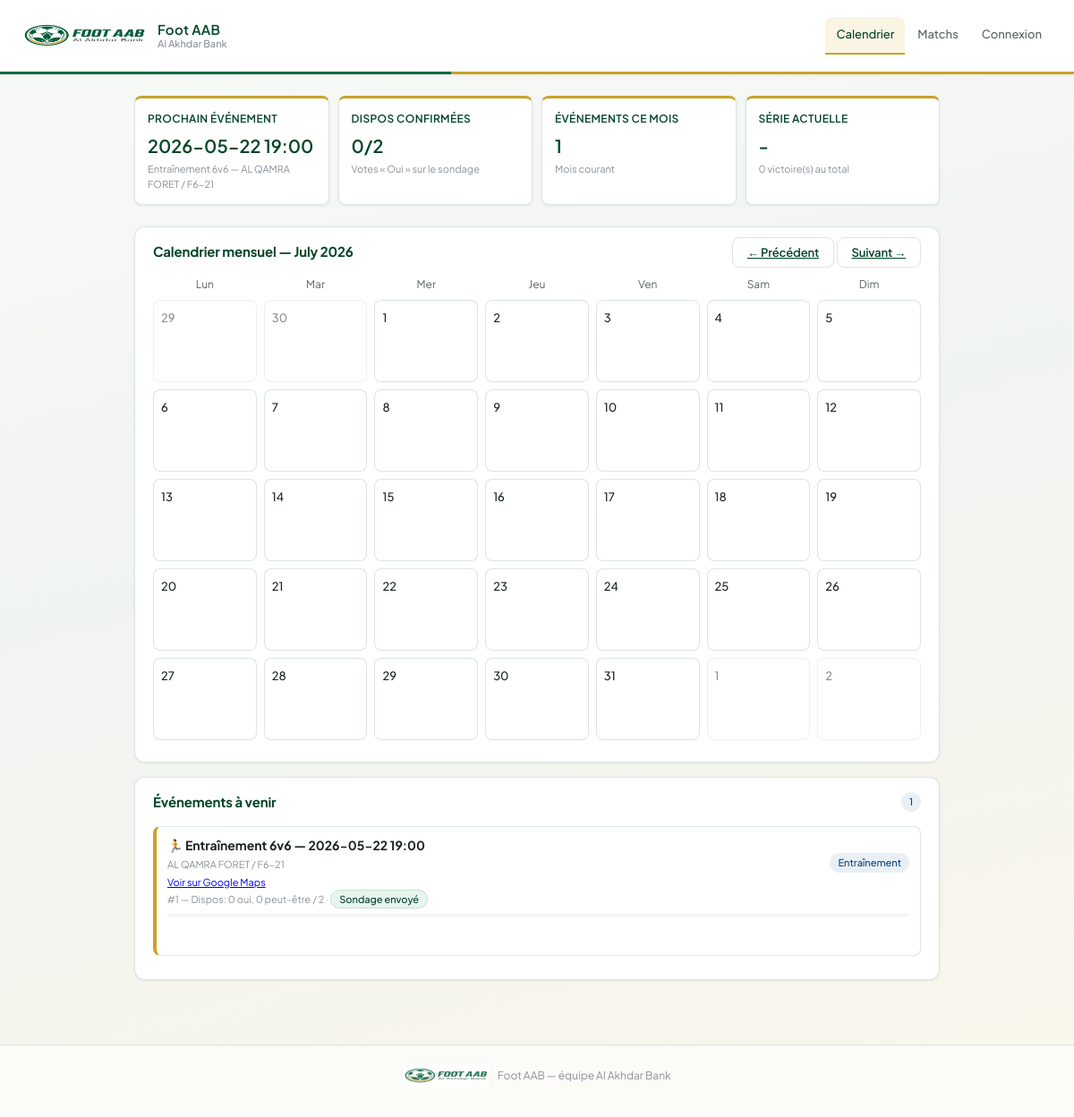
Screenshot of /calendrier?month=7&year=2026 with the database file from the repository.
### tables this page shows
CREATE TABLE matches (
  id INTEGER PRIMARY KEY AUTOINCREMENT,
  date TEXT NOT NULL,
  time TEXT NOT NULL,
  location TEXT DEFAULT 'Terrain habituel',
  status TEXT DEFAULT 'scheduled',
  created_at DATETIME DEFAULT CURRENT_TIMESTAMP
, score_a INTEGER DEFAULT NULL, score_b INTEGER DEFAULT NULL, notes TEXT, homme_du_match TEXT, event_kind TEXT DEFAULT 'training', opponent TEXT, format TEXT DEFAULT '5v5', maps_url TEXT, poll_message_id TEXT, poll_requested_at DATETIME, poll_sent_at DATETIME, lineup_notify_requested_at DATETIME, lineup_notified_at DATETIME, poll_delete_requested_at DATETIME, poll_republish_requested_at DATETIME);

### webapp/routes/calendar.py (the view)
@calendar_bp.route("/calendrier", methods=["GET"])
def calendar_page():
    conn = current_app.get_db_connection()
    today = date.today()
    req_month = request.args.get("month", type=int) or today.month
    req_year = request.args.get("year", type=int) or today.year
    req_month = 1 if req_month < 1 else 12 if req_month > 12 else req_month
    req_year = max(1970, req_year)
    total_players = (
        conn.execute("SELECT COUNT(*) AS count FROM players WHERE active = 1").fetchone()["count"] or 0
    )
    rows = conn.execute(
        """
        SELECT
          m.id,
          m.date,
          m.time,
          m.location,
          m.status,
          m.event_kind,
          m.opponent,
          m.format,
          m.maps_url,
          m.notes,
          m.poll_sent_at,
          m.lineup_notified_at,
          m.score_a,
          m.score_b,
          COALESCE(SUM(CASE WHEN a.status = 'yes' THEN 1 ELSE 0 END), 0) AS yes_count,
          COALESCE(SUM(CASE WHEN a.status = 'maybe' THEN 1 ELSE 0 END), 0) AS maybe_count
        FROM matches m
        LEFT JOIN availabilities a ON a.match_id = m.id
        GROUP BY m.id
        ORDER BY m.date ASC, m.time ASC
        """
    ).fetchall()
    matches = []
    date_index = {}
    for row in rows:
        item = dict(row)
        item_date = _parse_date(item["date"])
        item["date_obj"] = item_date
        item["yes_count"] = int(item["yes_count"] or 0)
        item["maybe_count"] = int(item["maybe_count"] or 0)
        item["total_players"] = int(total_players)
        item["pct_dispo"] = round((item["yes_count"] / total_players) * 100, 1) if total_players else 0
        item["event_type"] = _event_type_for_row(item)
        item["poll_sent"] = bool(item.get("poll_sent_at"))
        matches.append(item)
        if item_date:
            date_key = item_date.isoformat()
            date_index.setdefault(date_key, []).append(item)
    next_match = next(
        (m for m in matches if str(m.get("status") or "").lower() in ("scheduled", "training")),
        None,
    )
    next_match_dispos = next_match["yes_count"] if next_match else 0
    current_month_key = f"{today.year:04d}-{today.month:02d}"
    matches_this_month = sum(1 for m in matches if str(m.get("date", "")).startswith(current_month_key))
    wins = sum(
        1
        for m in matches
        if m.get("score_a") is not None and m.get("score_b") is not None and m["score_a"] > m["score_b"]
    )
    played = [
        m
        for m in sorted(
            (x for x in matches if x.get("score_a") is not None and x.get("score_b") is not None),
            key=lambda item: (item["date"], item["time"]),
            reverse=True,
        )
    ]
    streak = _current_streak(played)
    month_name = month_calendar.month_name[req_month]
    cal = month_calendar.Calendar(firstweekday=0)
    weeks = []
    for week in cal.monthdatescalendar(req_year, req_month):
        week_cells = []
        for day in week:
            iso = day.isoformat()
            day_events = date_index.get(iso, [])
            week_cells.append(
                {
                    "day": day.day,
                    "iso": iso,
                    "in_month": day.month == req_month,
                    "is_today": day == today,
                    "events": day_events,
                    "has_match": any(ev["event_type"] == "match" for ev in day_events),
                    "has_training": any(ev["event_type"] == "training" for ev in day_events),
                    "first_match_id": next((ev["id"] for ev in day_events if ev["event_type"] == "match"), None),
                }
            )
        weeks.append(week_cells)
    prev_month = req_month - 1 or 12
    prev_year = req_year - 1 if req_month == 1 else req_year
    next_month = req_month + 1 if req_month < 12 else 1
    next_year = req_year + 1 if req_month == 12 else req_year
    upcoming_events = [m for m in matches if m["date_obj"] and m["date_obj"] >= today]
    conn.close()
    stats = {
        "next_match": next_match,
        "next_match_dispos": next_match_dispos,
        "total_players": int(total_players),
        "matches_this_month": matches_this_month,
        "wins": wins,
        "current_streak": streak,
    }
    return render_template(
        "calendar.html",
        active_page="cal",
        matches=matches,
        current_month=req_month,
        current_year=req_year,
        month_name=month_name,
        calendar_weeks=weeks,
        upcoming_events=upcoming_events,
        prev_month=prev_month,
        prev_year=prev_year,
        next_month=next_month,
        next_year=next_year,
        stats=stats,
        formats=sorted(VALID_FORMATS),
        admin_token_configured=bool(os.getenv("ADMIN_TOKEN", "").strip()),
        user_is_admin=is_session_admin(),
    )

### webapp/auth_utils.py (called while the page is built)
def is_authenticated():
    return bool(session.get("player_id") and session.get("auth"))

def is_session_admin():
    return is_authenticated() and bool(session.get("is_admin"))

### webapp/routes/calendar.py (called while the page is built, shortened)
def _parse_date(value):
    try:
        return datetime.strptime(value, "%Y-%m-%d").date()
    except (TypeError, ValueError):
        return None

def _current_streak(matches):
    if not matches:
        return "-"

def _event_type_for_row(item):
    if str(item.get("event_kind") or "").lower() == "match":
        return "match"
    status_key = str(item.get("status") or "").lower()
    if status_key in ("training", "entrainement"):
        return "training"
    if status_key in ("scheduled", "done", "cancelled"):
        return "training" if str(item.get("event_kind") or "training") == "training" else "match"
    return "other"

### webapp/templates/calendar.html (shortened to what this page needs)
{% extends "base.html" %}
{% block content %}
<section class="metrics">
  <article class="metric">
    <div class="metric-label">Prochain événement</div>
    <div class="metric-val">
      {% if stats.next_match %}
        {{ stats.next_match.date }} {{ stats.next_match.time }}
      {% else %}
        --
      {% endif %}
    </div>
    <div class="metric-sub">
      {% if stats.next_match %}
        {% if stats.next_match.event_kind == 'match' %}
          Match vs {{ stats.next_match.opponent }} ({{ stats.next_match.format }})
        {% else %}
          Entraînement {{ stats.next_match.format }} — {{ stats.next_match.location }}
        {% endif %}
      {% else %}
        Rien de planifié
      {% endif %}
    </div>
  </article>
  <article class="metric">
    <div class="metric-label">Dispos confirmées</div>
    <div class="metric-val">{{ stats.next_match_dispos }}/{{ stats.total_players }}</div>
    <div class="metric-sub">Votes « Oui » sur le sondage</div>
  </article>
  <article class="metric">
    <div class="metric-label">Événements ce mois</div>
    <div class="metric-val">{{ stats.matches_this_month }}</div>
    <div class="metric-sub">Mois courant</div>
  </article>
  <article class="metric">
    <div class="metric-label">Série actuelle</div>
    <div class="metric-val">{{ stats.current_streak }}</div>
    <div class="metric-sub">{{ stats.wins }} victoire(s) au total</div>
  </article>
</section>
<section class="card">
  <header class="card-title">
    <span>Calendrier mensuel — {{ month_name }} {{ current_year }}</span>
    <span>
      <a class="btn" href="/calendrier?month={{ prev_month }}&year={{ prev_year }}">← Précédent</a>
      <a class="btn" href="/calendrier?month={{ next_month }}&year={{ next_year }}">Suivant →</a>
    </span>
  </header>
  <div class="calendar-grid calendar-head">
    <div>Lun</div><div>Mar</div><div>Mer</div><div>Jeu</div><div>Ven</div><div>Sam</div><div>Dim</div>
  </div>
  {% for week in calendar_weeks %}
  <div class="calendar-grid">
    {% for cell in week %}
    <div class="calendar-cell {{ 'out-month' if not cell.in_month }} {{ 'today' if cell.is_today }} {{ 'has-match' if cell.has_match }}">
      <span>{{ cell.day }}</span>
    </div>
    {% endfor %}
  </div>
  {% endfor %}
</section>
<section class="card">
  <header class="card-title">
    <span>Événements à venir</span>
    <span class="badge badge-blue">{{ upcoming_events|length }}</span>
  </header>
  {% for event in upcoming_events %}
  <article class="event-card event-{{ event.event_type }}" data-match-id="{{ event.id }}">
    <div class="event-top">
      <div>
        <strong>
          {% if event.event_kind == 'match' %}
            ⚽ Match vs {{ event.opponent }}
          {% else %}
            🏃 Entraînement {{ event.format }}
          {% endif %}
          — {{ event.date }} {{ event.time }}
        </strong>
        <div class="metric-sub">{{ event.location }}</div>
        {% if event.maps_url %}
        <div class="metric-sub"><a href="{{ event.maps_url }}" target="_blank" rel="noopener">Voir sur Google Maps</a></div>
        {% endif %}
      </div>
      {% if event.event_kind == 'match' %}
      <span class="badge badge-green">Match</span>
      {% else %}
      <span class="badge badge-blue">Entraînement</span>
      {% endif %}
    </div>
    <div class="metric-sub">
      #{{ event.id }} — Dispos: {{ event.yes_count }} oui, {{ event.maybe_count }} peut-être / {{ event.total_players }}
      {% if event.poll_sent %} · <span class="badge badge-green">Sondage envoyé</span>{% endif %}
    </div>
    <div class="progress-bar">
    </div>
    <p class="event-action-feedback metric-sub" data-feedback-for="{{ event.id }}"></p>
  </article>
  {% else %}
  <p class="metric-sub">Aucun événement à venir.</p>
  {% endfor %}
</section>
{% endblock %}

### webapp/static/css/style.css (style rules this page uses)
:root { --green: #006b3f; --green-dark: #004529; --green-light: #e8f4ee; --gold: #c9a227; --gold-dark: #9a7b12; --gold-light: #faf4e3; --silver: #8a9199; --red-accent: #c41e3a; --red: #c41e3a; --red-light: #fce8ec; --amber: var(--gold); --amber-light: var(--gold-light); --blue: #3d6b8c; --blue-light: #e8f0f6; --border: rgba(0, 75, 45, 0.14); --radius-md: 8px; --radius-lg: 12px; --bg: #ffffff; --bg-secondary: #f4f7f5; --text: #1c2420; --text-secondary: #5c6560; --text-tertiary: #8a9199; --shadow-sm: 0 1px 3px rgba(0, 69, 41, 0.08); --shadow-md: 0 4px 16px rgba(0, 69, 41, 0.1); }
body { margin: 0; font-family: "Plus Jakarta Sans", "Segoe UI", system-ui, sans-serif; font-size: 14px; line-height: 1.5; background: linear-gradient(165deg, #f8faf8 0%, #f0f4f1 45%, #faf6eb 100%); color: var(--text); min-height: 100vh; -webkit-font-smoothing: antialiased; }
.metrics { display: grid; grid-template-columns: repeat(4, 1fr); gap: 10px; margin-bottom: 1.5rem; }
.metric { background: var(--bg); border: 1px solid var(--border); border-top: 3px solid var(--gold); border-radius: var(--radius-md); padding: 14px; box-shadow: var(--shadow-sm); }
.metric-label { font-size: 12px; font-weight: 600; color: var(--green-dark); margin-bottom: 6px; letter-spacing: 0.03em; text-transform: uppercase; }
.metric-val { font-size: 20px; font-weight: 600; color: var(--green-dark); }
.metric-sub { font-size: 11px; color: var(--text-tertiary); margin-top: 3px; }
.card { background: var(--bg); border: 1px solid var(--border); border-radius: var(--radius-lg); padding: 1rem 1.25rem; margin-bottom: 1rem; box-shadow: var(--shadow-sm); }
.card-title { font-size: 15px; font-weight: 700; color: var(--green-dark); margin-bottom: 1rem; display: flex; align-items: center; gap: 8px; justify-content: space-between; letter-spacing: -0.01em; }
.badge { font-size: 11px; padding: 3px 9px; border-radius: 20px; font-weight: 500; }
.badge-green { background: var(--green-light); color: var(--green-dark); border: 1px solid rgba(0, 107, 63, 0.15); }
.badge-blue { background: var(--blue-light); color: #0C447C; }
.btn { padding: 8px 16px; border: 1.5px solid var(--border); border-radius: var(--radius-md); background: var(--bg); color: var(--green-dark); cursor: pointer; font-size: 13px; font-weight: 600; font-family: inherit; transition: background 0.15s, border-color 0.15s, color 0.15s, box-shadow 0.15s; }
.progress-bar { height: 5px; background: var(--bg-secondary); border-radius: 3px; overflow: hidden; margin-top: 6px; }
.calendar-grid { display: grid; grid-template-columns: repeat(7, 1fr); gap: 8px; margin-bottom: 8px; }
.calendar-head div { font-size: 12px; color: var(--text-secondary); text-align: center; }
.calendar-cell { min-height: 74px; border: 0.5px solid var(--border); border-radius: var(--radius-md); padding: 8px; background: white; }
.calendar-cell a, .calendar-cell span { font-size: 13px; color: var(--text); text-decoration: none; font-weight: 500; }
.calendar-cell.out-month { opacity: 0.5; }
.event-card { border: 0.5px solid var(--border); border-left-width: 4px; border-radius: var(--radius-md); padding: 10px 12px; margin-bottom: 10px; background: white; }
.event-training { border-left-color: var(--gold); }
.event-top { display: flex; align-items: center; justify-content: space-between; gap: 8px; }
.event-action-feedback { margin-top: 8px; min-height: 1.2em; }

### rows the page displays
matches: next_match "2026-05-22", next_match.time "19:00", next_match.format "6v6", next_match.location "AL QAMRA FORET / F6-21", format "6v6", date "2026-05-22", time "19:00", location "AL QAMRA FORET / F6-21", event_kind "Entraînement", id "1", yes_count "0", maybe_count "0", total_players "2"

### other values shown
{{ stats.next_match_dispos }} "0"
{{ stats.total_players }} "2"
{{ stats.matches_this_month }} "1"
{{ stats.current_streak }} "-"
{{ stats.wins }} "0"
{{ month_name }} "July"
{{ current_year }} "2026"
{{ cell.day }} "29" "30" "1" "2" "3" "4" "5" "6" "7" "8" "9" "10" "11" "12" "13" "14" "15" "16" "17" "18" "19" "20" "21" "22" "23" "24" "25" "26" "27" "28" "29" "30" "31" "1" "2"
{{ upcoming_events|length }} "1"
